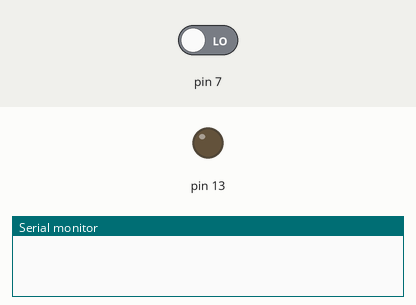
Recording of a sketch running on a simulated Arduino Uno, built with avr-gcc and run on an emulated ATmega328P. Shown: output pins drawn as LEDs (lit = HIGH), the last lines printed to the serial monitor. The inputs (shaded band) are chosen by the test bench; at power-on: pin 7 LOW.

Above: at 1.2 s.
1.3 s: pin 7 driven HIGH
At 3.1 s:
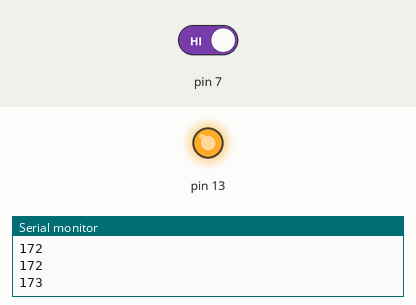
4.0 s: pin 7 driven LOW
At 4.9 s:
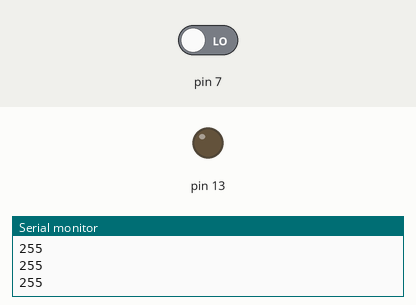
Timing chart, 0 to 7.0 s (numbered marks = the images above; inputs shaded):
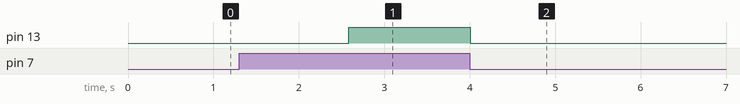

Measured:
- after the input at 1.3 s, pin 13: LOW → HIGH after 1.3 s
- after the input at 4.0 s, pin 13: HIGH → LOW at once

The sketch:

SwitchDemo.ino
```cpp
#include <LedController.h>
#include <ButtonController.h>

LedController* p_led = nullptr;
ButtonController* p_button = nullptr;
int on_pushed_time;

void setup()
{
  p_button = new ButtonController(7, 10);
  p_led = new LedController(13);
  Serial.begin(9600);
}

void loop()
{
  p_button->update();
  if (p_button->isChangeState()) on_pushed_time = millis();

  switch(p_button->getState())
  {
    case ButtonController::EState::ON:
    {
      int current_time = millis();
      if (current_time > on_pushed_time)
      {
        int brightness = (current_time - on_pushed_time) / 10;
        if (brightness > 255) brightness = 255;
        Serial.println(brightness);
        p_led->on(brightness);
      }
    }
    break;
    case ButtonController::EState::OFF:
    case ButtonController::EState::INVALID:
    default:
    {
      p_led->off();
    }
    break;
  }
}
```
